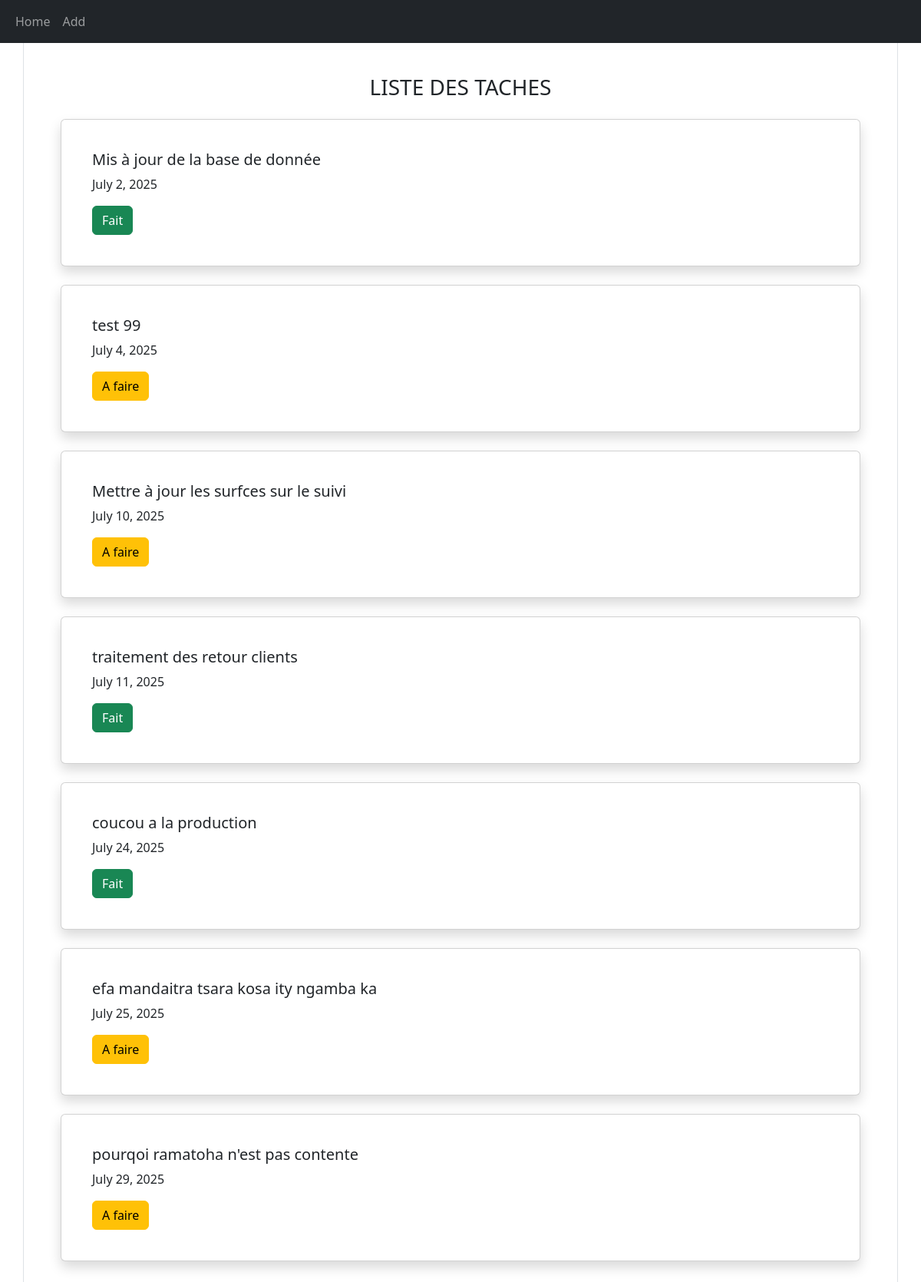
The page /todo/ on the database as committed earlier.
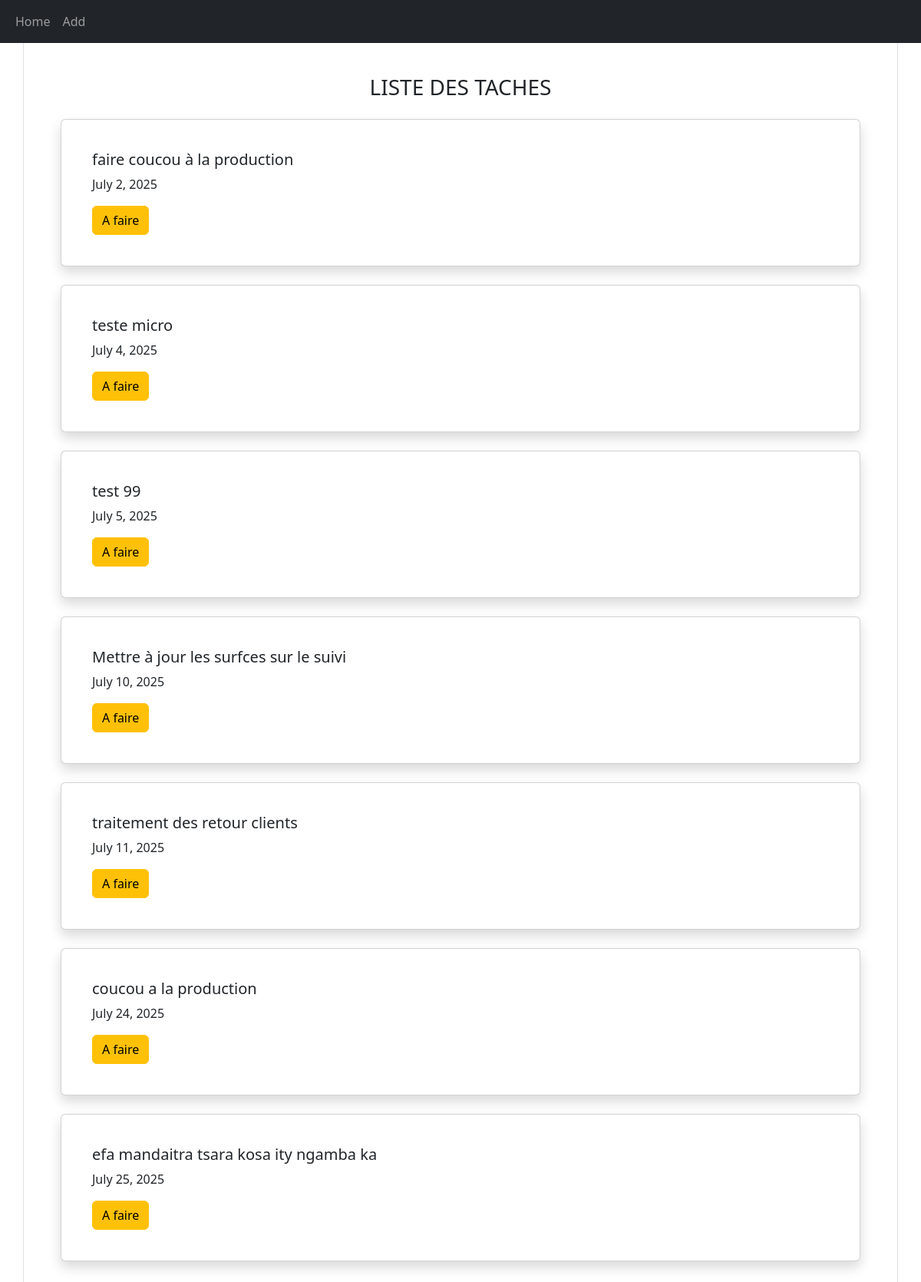
The same page on the database as committed later.
### todo/models.py (models this page shows, shortened)
class Task(models.Model):
    description = models.CharField(max_length=200)
    dead_line = models.DateField()
    status = models.BooleanField(default=0)

### todo/views.py (the view)
# urls.py: path('', views.index, name="index"),
def index(request):
    task_list = Task.objects.order_by("dead_line")
    context = {"task_list":task_list}
    return render(request, "todo/index.html", context)

### todo/templates/todo/index.html
{% extends "todo/base.html" %}
{% block content %}
    {% if task_list %}
    <div class="container p-5 my-5 border rounded">
        <h3 class="mb-4 text-center">LISTE DES TACHES</h3>
        {% for task in task_list %}
            <div class="card mt-3 shadow p-4 mb-4 bg-white ">
                <div class="card-body">
                    <h5 class="card-title">{{task.description}}</h5>
                    <p class="card-text">{{ task.dead_line }}</p>
                    <a class="btn {% if task.status %}btn-success{% else %}btn-warning{% endif %}" href="{% url 'todo:edit' task.id %}">{% if task.status %}Fait{% else %}A faire{% endif %}</a>
                </div>
            </div>
        {% endfor %}
    {% else %}
            <p>Aucun tâche disponible </p>
    </div>
    {% endif %}
{% endblock %}

### todo/templates/todo/base.html (shortened to what this page needs)
{% load static %}
<!DOCTYPE html>
<html lang="en">
<head>
    <link rel="stylesheet" href="https://cdn.jsdelivr.net/npm/bootstrap@5.3.3/dist/css/bootstrap.min.css">
</head>
<body>
    <header>
        <nav class="navbar navbar-expand-sm bg-dark navbar-dark fixed-top mb-5">
            <div class="container-fluid">
                <ul class="navbar-nav">
                    <li class="nav_item"><a class="nav-link" href="{% url 'todo:index'%}">Home</a></li>
                    <li class="nav-item"><a class="nav-link" href="{% url 'todo:add' %}">Add</a></li>
                </ul>
            </div>
        </nav>
    </header>
    <div>
        {% block content %}
        {% endblock %}
    </div>
</body>
</html>

Rows that differ between the two databases and show on the page:
removed Task: description "Mis à jour de la base de donnée", dead_line "July 2, 2025", status "Fait"
removed Task: description "pourqoi ramatoha n'est pas contente", dead_line "July 29, 2025", status "A faire"
added Task: description "faire coucou à la production", dead_line "July 2, 2025", status "A faire"
added Task: description "teste micro", dead_line "July 4, 2025", status "A faire"
changed Task "test 99": dead_line "July 4, 2025" → "July 5, 2025"
changed Task "traitement des retour clients": status "Fait" → "A faire"
changed Task "coucou a la production": status "Fait" → "A faire"
